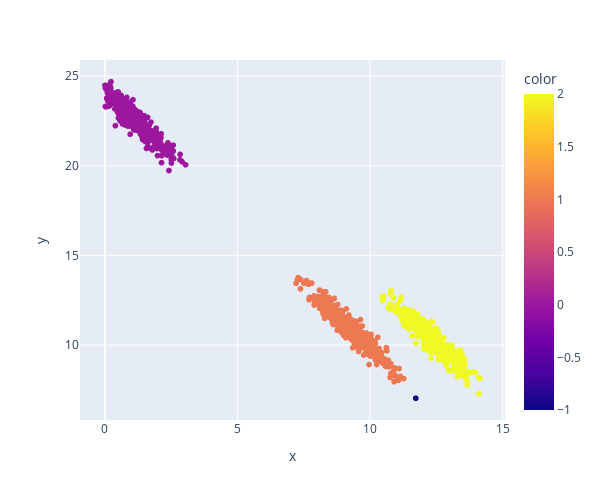

Here is the notebook cell this chart was saved with:
### Code cell
fig = px.scatter(
    x = df.year,
    y = df.price,
    height=500,
    width=600,
    color=clustering.labels_
)
fig

### Figure 1 — Plotly figure (JSON) as saved in the notebook; plotly's stock layout.template omitted (floating-point values rounded to 4 significant figures; data arrays with more than 128 entries replaced by an {"elided": "..."} marker saying what was removed)
{"data": [{"hovertemplate": "x=%{x}<br>y=%{y}<br>color=%{marker.color}<extra></extra>", "legendgroup": "", "marker": {"color": {"elided": "1355 int values"}, "coloraxis": "coloraxis", "symbol": "circle"}, "mode": "markers", "name": "", "showlegend": false, "type": "scattergl", "x": {"elided": "1355 float values"}, "xaxis": "x", "y": {"elided": "1355 float values"}, "yaxis": "y"}], "layout": {"coloraxis": {"colorbar": {"title": {"text": "color"}}, "colorscale": [[0, "#0d0887"], [0.1111, "#46039f"], [0.2222, "#7201a8"], [0.3333, "#9c179e"], [0.4444, "#bd3786"], [0.5556, "#d8576b"], [0.6667, "#ed7953"], [0.7778, "#fb9f3a"], [0.8889, "#fdca26"], [1, "#f0f921"]]}, "height": 500, "legend": {"tracegroupgap": 0}, "margin": {"t": 60}, "width": 600, "xaxis": {"anchor": "y", "domain": [0, 1], "title": {"text": "x"}}, "yaxis": {"anchor": "x", "domain": [0, 1], "title": {"text": "y"}}}}
